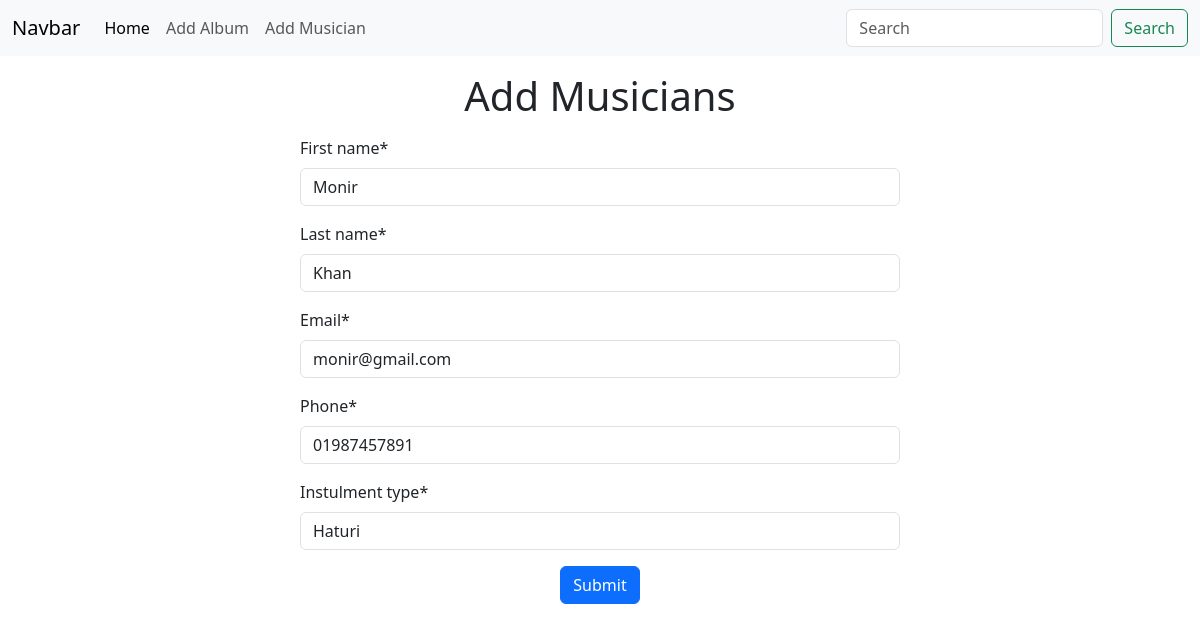
/musicians/edit/2, run on the app's committed database.
### musicians/models.py (models this page shows, shortened)
class Musician(models.Model):
    first_name = models.CharField(max_length=50)
    last_name = models.CharField(max_length=50)
    email = models.EmailField()
    phone = models.CharField(max_length=11)
    instulment_type = models.CharField(max_length=100)

### musicians/views.py (the view)
# urls.py: path('edit/<int:id>', views.edit_musicians, name='edit_musicians'),
def edit_musicians(request, id):
    editable_data = Musician.objects.get(pk=id)
    musician_form = AddMusiciansForms(instance=editable_data)
    if request.method == 'POST':
        musician_form = AddMusiciansForms(request.POST, instance=editable_data)
        if musician_form.is_valid():
            musician_form.save()
            return redirect('homepage')
    return render(request, 'add_musicians.html', {'form': musician_form})

### musicians/forms.py
class AddMusiciansForms(forms.ModelForm):
    class Meta:
        model = Musician
        fields = '__all__'

### musicians/templates/add_musicians.html (shortened to what this page needs)
{% extends "base.html" %}
{% load crispy_forms_tags %}
{% block content %}
<h1 class="text-center my-3">
    Add Musicians
</h1>
<form action="" method="post" style="width: 50%; margin:auto">
    {{form|crispy}}
    <div class="text-center pb-5">
        <button class="btn btn-primary" type="submit">Submit</button>
    </div>
</form>
{% endblock content %}

### data on the page
Musician: first_name "Monir", last_name "Khan", email "monir@gmail.com", phone "01987457891", instulment_type "Haturi"
